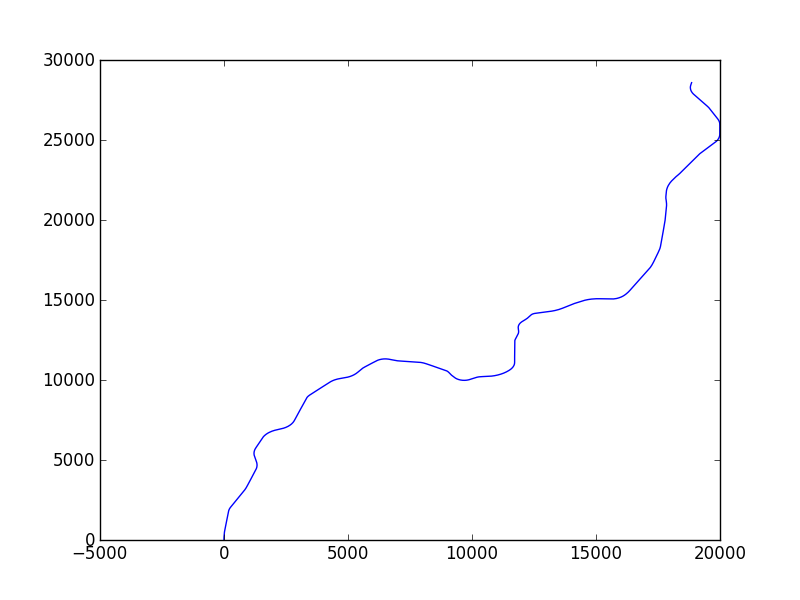

Source code (Python):
import pickle
import numpy as np
import matplotlib.pyplot as plt
#load the numpy file outputted by disp_2d.py
A = pickle.load(open('data.txt', 'rb'));

#get the x and z coordinates
C = A[:, [0,2]]

plt.plot(C[:,0], C[:,1]);
plt.show();
C = C[0:-1:100];
Next = C[1:];
Current = C[0:-1]
Diff = Next - Current
Distance = np.sqrt(np.sum(Diff**2, axis =1))
Heading = np.arctan(Diff[:,1]/Diff[:,0]);


s = 0
start = C[0,:]
for i in range(C.shape[0]-1):
	start = C[i, :]
	st = "<geometry "
	st += 's ="{:.16e}" x="{:.16e}" y="{:.16e}" hdg="{:.16e}" length="{:.16e}"'.format(s, start[0], start[1], Heading[i], Distance[i]);
	st += ">\n\t<line/>\n</geometry>"
	s += Distance[i];
	print st;

inertialB = 'minx:{:.16e} maxx:{:.16e} miny:{:.16e} maxy:{:.16e}'.format(np.min(C[:,0]), np.max(C[:,0]), np.min(C[:,1]),
		np.max(C[:,1]));
